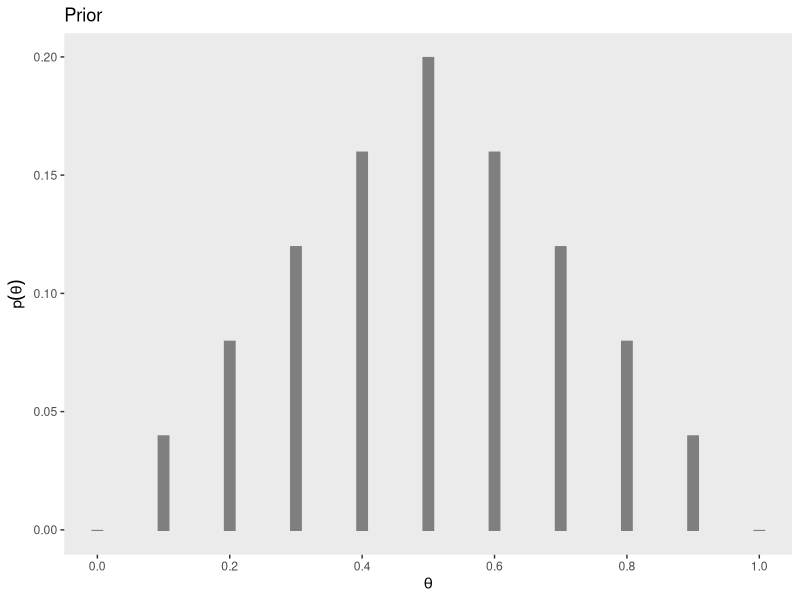
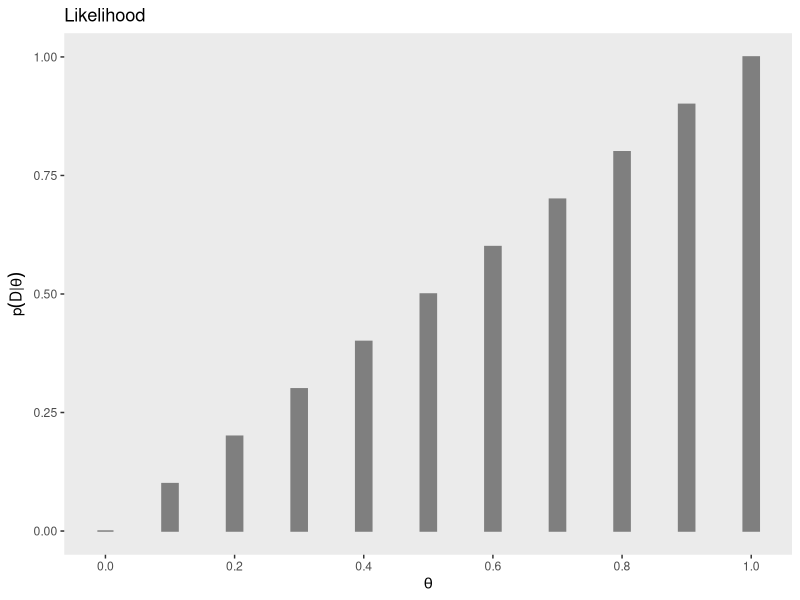
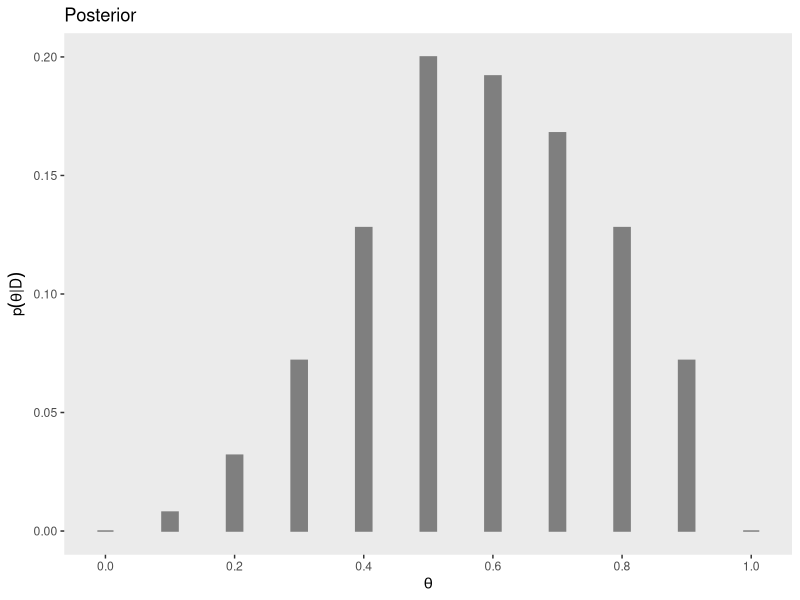
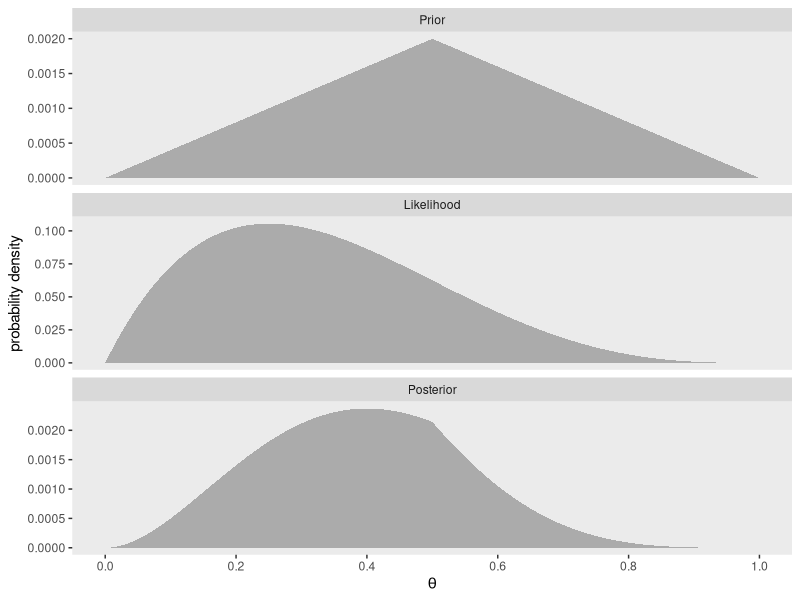
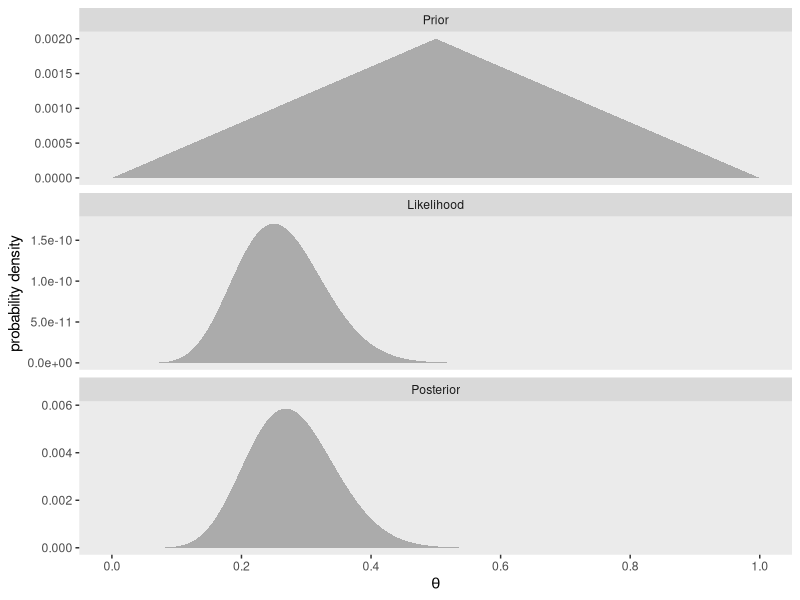
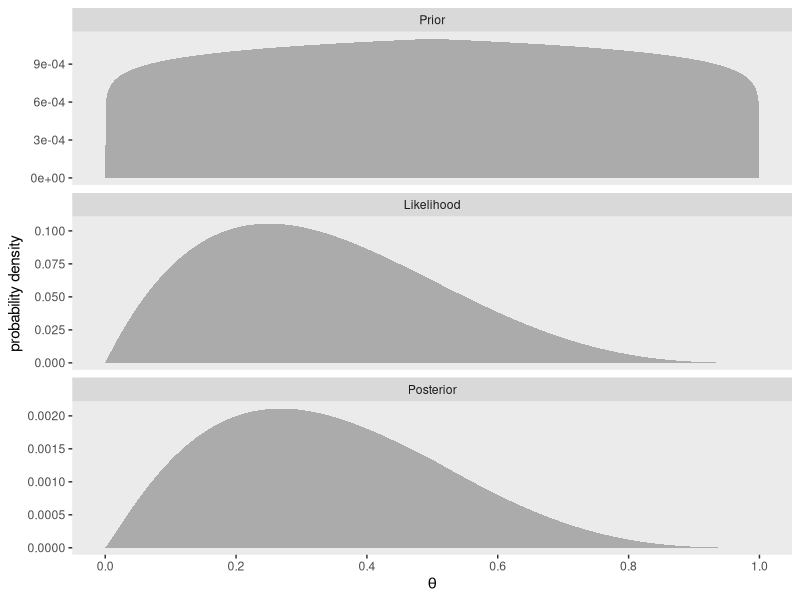
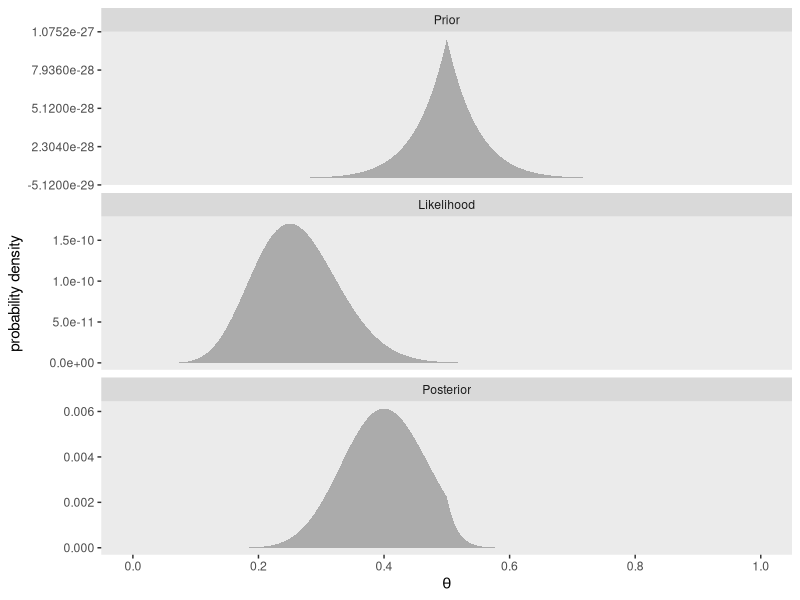

Generate these figures, in order, with R:
#### 05. BAyes' Rule
bernoulli <- function(theta, y) {
  return(theta^y * (1 - theta)^(1 - y))
}

bernoulli_likelihood <- function(theta, data) {
  
  # `theta` = success probability parameter ranging from 0 to 1
  # `data` = the vector of data (i.e., a series of 0s and 1s)
  n   <- length(data)
  
  return(theta^sum(data) * (1 - theta)^(n - sum(data)))
  
}

library(tidyverse)

tibble(theta = seq(from = 0, to = 1, by = .1),
       prior = c(seq(from = 0, to = .2, length.out = 6),
                 seq(from = .16, to = 0, length.out = 5))) %>%
  
  ggplot(aes(x = theta, ymin = -0.0005, ymax = prior)) +
  geom_linerange(size = 4, color = "grey50") +
  scale_x_continuous(expression(theta), breaks = seq(from = 0, to = 1, by = .2)) +
  labs(title = "Prior",
       y = expression(p(theta))) +
  theme(panel.grid = element_blank())

tibble(prior = c(seq(from = 0,   to = .2, length.out = 6),
                 seq(from = .16, to = 0,  length.out = 5))) %>% 
  summarise(s = sum(prior))

theta_sequence <- seq(from = 0, to = 1, by = .1)

bernoulli(theta = theta_sequence, y = 1)

tibble(x = theta_sequence) %>%
  mutate(likelihood = bernoulli(theta = theta_sequence, y = 1)) %>% 
  
  ggplot(aes(x = x, y = likelihood)) +
  geom_col(width = .025, color = "grey50", fill = "grey50") +
  scale_x_continuous(expression(theta), breaks = seq(from = 0, to = 1, by = .2)) +
  labs(title = "Likelihood",
       y = expression(p(D*'|'*theta))) +
  theme(panel.grid = element_blank())


tibble(theta = theta_sequence,
       prior = c(seq(from = 0,   to = .2, length.out = 6),
                 seq(from = .16, to = 0,  length.out = 5))) %>%
  mutate(likelihood = bernoulli(theta = theta_sequence, y = 1)) %>% 
  mutate(marginal_likelihood = sum(prior * likelihood)) %>% 
  mutate(posterior = (prior * likelihood) / marginal_likelihood) %>%
  
  ggplot(aes(x = theta, y = posterior)) +
  geom_col(width = .025, color = "grey50", fill = "grey50") +
  scale_x_continuous(expression(theta), breaks = seq(from = 0, to = 1, by = .2)) +
  labs(title = "Posterior",
       y = expression(p(theta*'|'*D))) +
  theme(panel.grid = element_blank())

small_data <- rep(0:1, times = c(3, 1))

tibble(theta =   seq(from = 0,     to = 1, by = .001),
       Prior = c(seq(from = 0,     to = 1, length.out = 501),
                 seq(from = 0.998, to = 0, length.out = 500))) %>% 
  mutate(Prior      = Prior / sum(Prior),
         Likelihood = bernoulli_likelihood(theta = theta,
                                           data  = small_data)) %>% 
  mutate(marginal_likelihood = sum(Prior * Likelihood)) %>% 
  mutate(Posterior = (Prior * Likelihood) / marginal_likelihood) %>% 
  select(theta, Prior, Likelihood, Posterior) %>% 
  gather(key, value, -theta) %>% 
  mutate(key = factor(key, levels = c("Prior", "Likelihood", "Posterior"))) %>% 
  
  ggplot(aes(x = theta, y = value)) +
  geom_area(fill = "grey67") +
  scale_x_continuous(expression(theta), breaks = seq(from = 0, to = 1, by = .2)) +
  ylab("probability density") +
  theme(panel.grid = element_blank()) +
  facet_wrap(~ key, scales = "free_y", ncol = 1)

large_data <- rep(0:1, times = c(30, 10))

tibble(theta = seq(from = 0, to = 1, by = .001),
       Prior = c(seq(from = 0, to = 1, length.out = 501),
                 seq(from = 0.998, to = 0, length.out = 500))) %>% 
  mutate(Prior      = Prior / sum(Prior),
         Likelihood = bernoulli_likelihood(theta = theta, data = large_data)) %>% 
  mutate(marginal_likelihood = sum(Prior * Likelihood)) %>% 
  mutate(Posterior = (Prior * Likelihood) / marginal_likelihood) %>% 
  select(theta, Prior, Likelihood, Posterior) %>% 
  gather(key, value, -theta) %>% 
  mutate(key = factor(key, levels = c("Prior", "Likelihood", "Posterior"))) %>% 
  
  ggplot(aes(x = theta, y = value)) +
  geom_area(fill = "grey67") +
  scale_x_continuous(expression(theta), breaks = seq(from = 0, to = 1, by = .2)) +
  ylab("probability density") +
  theme(panel.grid = element_blank()) +
  facet_wrap(~ key, scales = "free_y", ncol = 1)


small_data <- rep(0:1, times = c(3, 1))

tibble(theta = seq(from = 0, to = 1, by = .001),
       Prior = c(seq(from = 0, to = 1, length.out = 501),
                 seq(from = 0.998, to = 0, length.out = 500))) %>% 
  # here's the important line of code
  mutate(Prior = Prior^0.1 / sum(Prior^0.1)) %>% 
  mutate(Likelihood = bernoulli_likelihood(theta = theta, data = small_data)) %>% 
  mutate(marginal_likelihood = sum(Prior * Likelihood)) %>% 
  mutate(Posterior = (Prior * Likelihood) / marginal_likelihood) %>% 
  select(theta, Prior, Likelihood, Posterior) %>% 
  gather(key, value, -theta) %>% 
  mutate(key = factor(key, levels = c("Prior", "Likelihood", "Posterior"))) %>% 
  
  ggplot(aes(x = theta, y = value)) +
  geom_area(fill = "grey67") +
  scale_x_continuous(expression(theta), breaks = seq(from = 0, to = 1, by = .2)) +
  ylab("probability density") +
  theme(panel.grid = element_blank()) +
  facet_wrap(~ key, scales = "free_y", ncol = 1)


large_data <- rep(0:1, times = c(30, 10))

tibble(theta = seq(from = 0, to = 1, by = .001),
       Prior = c(seq(from = 0, to = 1, length.out = 501),
                 seq(from = 0.998, to = 0, length.out = 500))) %>% 
  mutate(Prior      = Prior / sum(Prior),
         Likelihood = bernoulli_likelihood(theta = theta, data = large_data)) %>% 
  # here's the important line of code
  mutate(Prior = Prior^10) %>% 
  mutate(marginal_likelihood = sum(Prior * Likelihood)) %>% 
  mutate(Posterior = (Prior * Likelihood) / marginal_likelihood) %>% 
  select(theta, Prior, Likelihood, Posterior) %>% 
  gather(key, value, -theta) %>% 
  mutate(key = factor(key, levels = c("Prior", "Likelihood", "Posterior"))) %>% 
  
  ggplot(aes(x = theta, y = value)) +
  geom_area(fill = "grey67") +
  scale_x_continuous(expression(theta), breaks = seq(from = 0, to = 1, by = .2)) +
  ylab("probability density") +
  theme(panel.grid = element_blank()) +
  facet_wrap(~ key, scales = "free_y", ncol = 1)